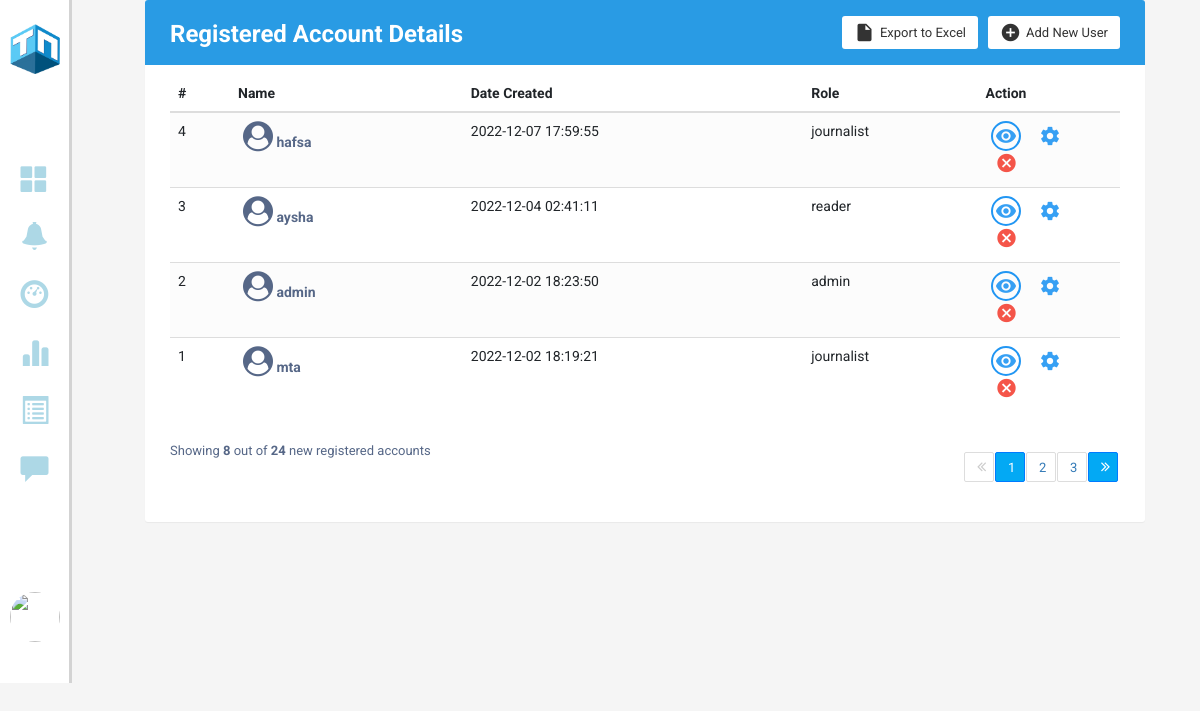
Page /Accountdetails (signed in) on the committed database.
### models.py (models this page shows)
class Users(db.Model, UserMixin):
    id = db.Column(db.Integer,  primary_key = True, nullable = False)
    email = Column(String, nullable=False, unique = True)
    username = Column(String, nullable=False)
    role = Column(String, nullable=False)
    password = Column(String, nullable=False)
    profile_pic = Column(BLOB, nullable=False)
    mimetype = Column(String, nullable=False)
    status = Column(Boolean, nullable=False)
    created_at = Column(DateTime, server_default = func.now(), nullable=False)
    updated_at = Column(DateTime, server_default = func.now(), server_onupdate = func.now(), nullable=False)
    poster = db.relationship('Posts', backref=backref('poster'), cascade = 'all, delete')
    reporter = db.relationship('Reports', backref=backref('reporter'), cascade = 'all, delete')
    bookmarker = db.relationship('Bookmarks', backref=backref('bookmarker'), cascade = 'all, delete')
    notifier = db.relationship('Notifications', backref=backref('notifier'), cascade = 'all, delete')

### app.py (the view)
@app.route("/Accountdetails")
@login_required
def Account_details():
    signup = SignUpForm()
    signin = LoginForm()
    users = Users.query.order_by(Users.id.desc()).all()
    return render_template("AccountDetails.html", users = users, signup = signup, signin = signin)

### app.py (called while the page is built)
@login_manager.user_loader
def load_user(user_id):
    return Users.query.get(int(user_id))

### templates/AccountDetails.html (shortened to what this page needs)
<!DOCTYPE html>
<html lang="en">
<head>
    <link rel="stylesheet" type="text/css" href="/static/style.css">
    <link rel="stylesheet" href="https://stackpath.bootstrapcdn.com/bootstrap/4.5.0/css/bootstrap.min.css">
    <link rel="stylesheet" href="https://maxcdn.bootstrapcdn.com/font-awesome/4.7.0/css/font-awesome.min.css">
    <link rel="stylesheet" href="https://maxcdn.bootstrapcdn.com/bootstrap/3.3.6/css/bootstrap.min.css">
    <link rel="stylesheet" href="https://cdnjs.cloudflare.com/ajax/libs/font-awesome/4.7.0/css/font-awesome.min.css">
    <link rel="stylesheet" href="https://maxcdn.bootstrapcdn.com/bootstrap/3.3.7/css/bootstrap.min.css"
>
</head>
<body>
    <section class="GContent" style="background-color: #f2f3f4">
        {% include 'left_admin_menu.html' %}
        <div class="G1" style="width: 94%;">
            <div class="Gformat" style="width: 100%;">
                <div class="container-xl">
                    <div class="">
                        <div class="table-wrapper">
                            <div class="table-title">
                                <div class="row">
                                    <div class="col-sm-5">
                                        <h2 style="color: white">Registered Account <b>Details</b></h2>
                                    </div>
                                    <div class="col-sm-7">
                                        <a href="#" data-toggle="dropdown" class="btn btn-secondary"><i
                                                class="material-icons">&#xE147;</i>
                                            <span>Add New User</span></a>
                                        <a href="#" class="btn btn-secondary"><i class="material-icons">&#xE24D;</i>
                                            <span>Export to Excel</span></a>
                                    </div>
                                </div>
                            </div>
                            <table class="table table-striped table-hover">
                                <thead>
                                    <tr>
                                        <th>#</th>
                                        <th>Name</th>
                                        <th>Date Created</th>
                                        <th>Role</th>
                                        <th style="width: 15%;">Action</th>
                                    </tr>
                                </thead>
                                <tbody>
                                    {% for user in users %}
                                    <tr>
                                        <td>{{user.id}}</td>
                                        <td><a href="#"><i class="fa fa-user-circle" aria-hidden="true"
                                                    style="font-size: 30px;"></i> {{user.username}}</a></td>
                                        <td>{{user.created_at}}</td>
                                        <td>{{user.role}}</td>
                                        <td>
                                            <a href="#" class="view" title="View Account" data-toggle="tooltip"><i
                                                    class="material-icons">&#xE417;</i></a>
                                            <a href="#" class="settings" title="Settings" data-toggle="tooltip"><i
                                                    class="material-icons">&#xE8B8;</i></a>
                                            <a href="{{ url_for('delete_account', user_id = user.id) }}" class="delete" title="Delete Account" data-toggle="tooltip"><i
                                                    class="material-icons">&#xE5C9;</i></a>
                                        </td>
                                    </tr>
                                    {% endfor %}
                                </tbody>
                            </table>
                            <div class="clearfix">
                                <div class="hint-text">Showing <b>8</b> out of <b>24</b> new registered accounts</div>
                                <ul class="pagination">
                                    <li class="page-item disabled"><a href="#"><i class="fa fa-angle-double-left"
                                                style="margin-top: -8px;"></i></a></li>
                                    <li class="page-item active"><a href="#" class="page-link">1</a></li>
                                    <li class="page-item"><a href="#" class="page-link">2</a></li>
                                    <li class="page-item"><a href="#" class="page-link">3</a></li>
                                    <li class="page-item active "><a href="#" class="page-link"><i
                                                class="fa fa-angle-double-right" style="margin-top: -8px;"></i></a></li>
                                </ul>
                            </div>
                        </div>
                    </div>
                </div>
            </div>
        </div>
    </section>
</body>
</html>

### static/style.css (style rules this page uses)
body { margin: 0; padding: 0; font-family: Arial, Helvetica, sans-serif; }
.GContent .G1 { float: left; margin-left: 6%; padding: 0 4%; width: 64%; }
.Gformat { float: left; width: 75%; padding-left: 10px; }
.Gformat h2 { margin-top: 19px; font-size: 20px; font-weight: bold; color: black; margin-right: 6px; }
.table-wrapper { min-width: 1000px; background: #fff; padding: 20px; box-shadow: 0 1px 1px rgba(0, 0, 0, .05); }
.table-title { padding-bottom: 10px; margin: 0 0 10px; min-width: 100%; }
.table-title h2 { margin: 8px 0 0; font-size: 22px; }
table.table tr th, table.table tr td { border-color: #e9e9e9; }
table.table-striped tbody tr:nth-of-type(odd) { background-color: #fcfcfc; }
table.table td:last-child { width: 130px; }
table.table td a { color: #a0a5b1; display: inline-block; margin: 0 5px; }
table.table td a.view { color: #03A9F4; }
table.table td a.delete { color: #E34724; }
table.table td i { font-size: 19px; }
.pagination { float: right; margin: 0 0 5px; }
.pagination li a { border: none; font-size: 95%; width: 30px; height: 30px; color: #999; margin: 0 2px; line-height: 30px; border-radius: 30px !important; text-align: center; padding: 0; }
.pagination li.active a { background: #03A9F4; }
.pagination li.disabled i { color: #ccc; }
.pagination li i { font-size: 16px; padding-top: 6px }
.hint-text { float: left; margin-top: 6px; font-size: 95%; }
.table-wrapper { min-width: 1000px; background: #fff; padding: 20px 25px; border-radius: 3px; box-shadow: 0 1px 1px rgba(0, 0, 0, .05); }
.table-title { padding-bottom: 15px; background: #299be4; color: #fff; padding: 16px 30px; margin: -20px -25px 10px; border-radius: 3px 3px 0 0; }
.table-title h2 { margin: 5px 0 0; font-size: 24px; }
.table-title .btn { color: #566787; float: right; font-size: 13px; background: #fff; border: none; min-width: 50px; border-radius: 2px; border: none; outline: none !important; margin-left: 10px; }
.table-title .btn i { float: left; font-size: 21px; margin-right: 5px; }
.table-title .btn span { float: left; margin-top: 2px; }
table.table tr th, table.table tr td { border-color: #e9e9e9; padding: 12px 15px; vertical-align: middle; }
table.table tr th:first-child { width: 60px; }
table.table tr th:last-child { width: 100px; }
table.table td:last-child i { opacity: 0.9; font-size: 22px; margin: 0 5px; }
table.table td a { font-weight: bold; color: #566787; display: inline-block; text-decoration: none; }
table.table td a.settings { color: #2196F3; }
table.table td a.delete { color: #F44336; }
.pagination li a { border: none; font-size: 13px; min-width: 30px; min-height: 30px; color: #999; margin: 0 2px; line-height: 30px; border-radius: 2px !important; text-align: center; padding: 0 6px; }
.pagination li.active a, .pagination li.active a.page-link { background: #03A9F4; }
.hint-text { float: left; margin-top: 10px; font-size: 13px; }
.table-wrapper .btn { float: right; color: #333; background-color: #fff; border-radius: 3px; border: none; outline: none !important; margin-left: 10px; }
.table-title .btn { font-size: 13px; border: none; }
.table-title { color: #fff; padding: 16px 25px; margin: -20px -25px 10px; border-radius: 3px 3px 0 0; }
table.table tr th:last-child { width: 80px; }
table.table td a.view { width: 30px; height: 30px; color: #2196F3; border: 2px solid; border-radius: 30px; text-align: center; }
table.table td a.view i { font-size: 22px; margin: 2px 0 0 1px; }

### templates/AccountDetails.html (style rules this page uses)
body { color: #566787; background: #f5f5f5; font-family: 'Roboto', sans-serif; }

### rows in the picture
Users: id "4", username "hafsa", created_at "2022-12-07 17:59:55", role "journalist"
Users: id "3", username "aysha", created_at "2022-12-04 02:41:11", role "reader"
Users: id "2", username "admin", created_at "2022-12-02 18:23:50", role "admin"
Users: id "1", username "mta", created_at "2022-12-02 18:19:21", role "journalist"
